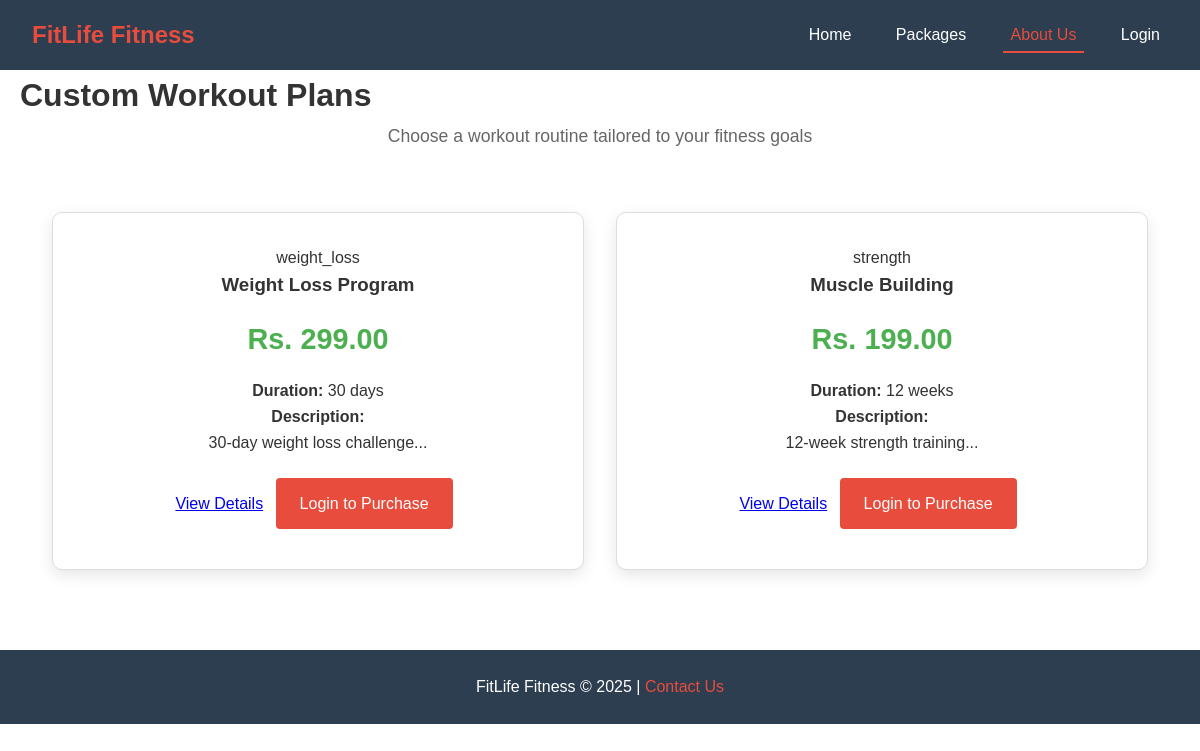
Before: /public/packages.php with the older database file.
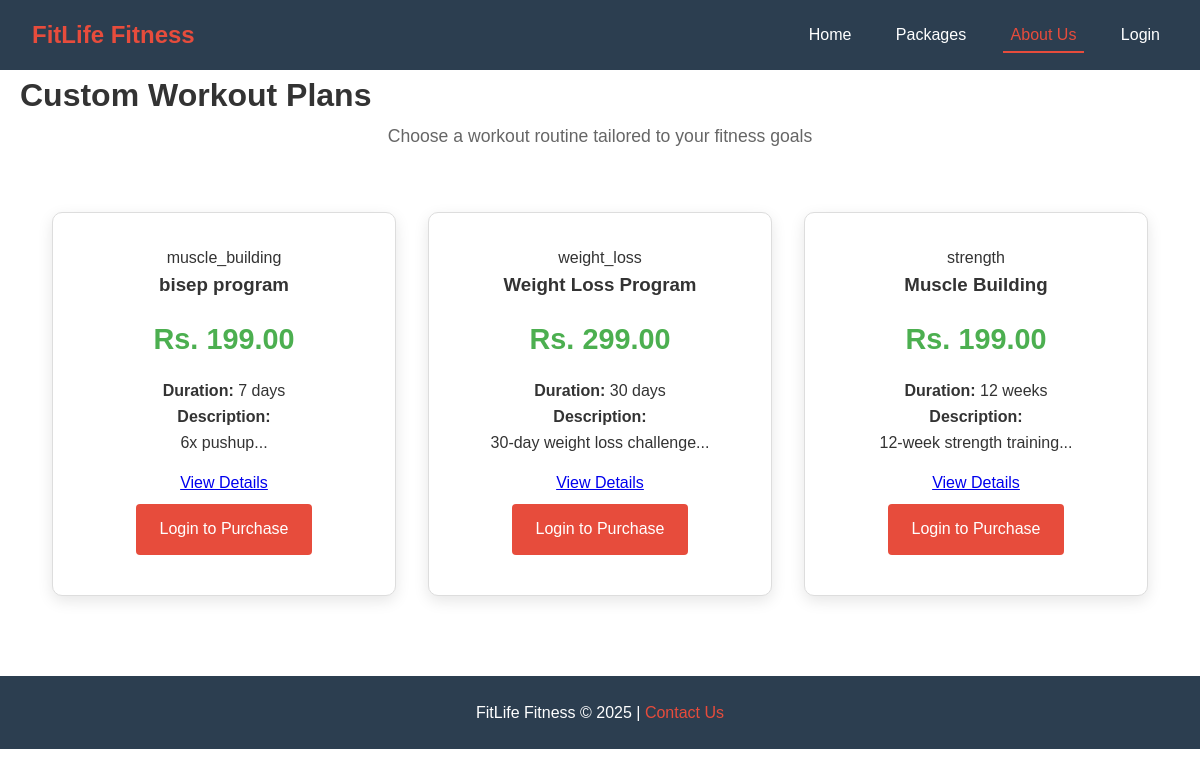
After: the same page with the newer database file.
### tables this page shows
CREATE TABLE `packages` (
  `id` int(11) NOT NULL,
  `name` varchar(255) NOT NULL,
  `description` text DEFAULT NULL,
  `price` decimal(10,2) NOT NULL,
  `duration` varchar(100) DEFAULT NULL,
  `category` varchar(50) DEFAULT NULL,
  `created_by` int(11) NOT NULL,
  `created_at` timestamp NOT NULL DEFAULT current_timestamp()
);

### public/packages.php (the view, shortened to what this page needs)
<?php
require_once '../includes/database.php';
$stmt = $pdo->query("SELECT * FROM packages ORDER BY created_at DESC");
$packages = $stmt->fetchAll();
?>
<!DOCTYPE html>
<html>
<head>
    <link rel="stylesheet" href="../css/style.css">
</head>
<body>
    <nav>
        <div class="logo">FitLife Fitness</div>
        <div class="nav-links">
           <a href="../index.php">Home</a>
            <a href="packages.php">Packages</a>
            <a href="about.php" class="active">About Us</a>
            <a href="../login.php">Login</a>
        </div>
    </nav>
    <div class="container">
        <h1>Custom Workout Plans</h1>
        <p class="subtitle">Choose a workout routine tailored to your fitness goals</p>
        <div class="packages-grid">
            <?php if (empty($packages)): ?>
                <p>No workout packages available yet.</p>
            <?php else: ?>
                <?php foreach ($packages as $package): ?>
                <div class="package-card">
                    <div class="level-badge"><?php echo htmlspecialchars($package['category'] ?? 'General'); ?></div>
                    <h3><?php echo htmlspecialchars($package['name']); ?></h3>
                    <p class="price">Rs. <?php echo number_format($package['price'], 2); ?></p>
                    <div class="workout-details">
                        <p><strong>Duration:</strong> <?php echo htmlspecialchars($package['duration']); ?></p>
                        <p><strong>Description:</strong></p>
                        <p><?php echo htmlspecialchars(substr($package['description'], 0, 150)); ?>...</p>
                    </div>
                    <div style="margin-top: 15px;">
                        <a href="package-details.php?id=<?php echo $package['id']; ?>" class="btn-details">View Details</a>
                        <?php if (isset($_SESSION['user_id'])): ?>
                            <a href="../user/buy-package.php?id=<?php echo $package['id']; ?>" class="btn-book">Buy Now</a>
                        <?php else: ?>
                            <a href="../login.php" class="btn-book">Login to Purchase</a>
                        <?php endif; ?>
                    </div>
                </div>
                <?php endforeach; ?>
            <?php endif; ?>
        </div>
    </div>
    <footer>
        <p>FitLife Fitness &copy; 2025 | <a href="about.php#contact">Contact Us</a></p>
    </footer>
</body>
</html>

Changed rows visible on the page:
added packages: category "muscle_building", name "bisep program", price "199.00", duration "7 days", description "6x pushup"
